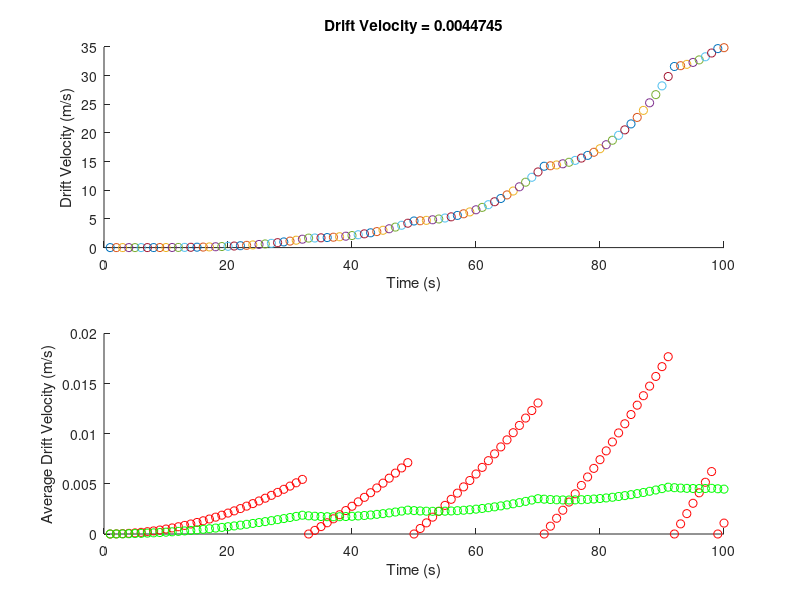

MATLAB code for this plot:
clear 
clc
close all

C.m_0 = 9.10938215e-31;             % electron mass

f = 1E-35;
   
a = f/C.m_0;

v = 0;
x = 0;
%y = 1;

for t=1:100

    prob=rand;
    if prob<0.05
        v = 0;
    end
    
    storeV(t) = v;
    driftV = mean(storeV);
    
    subplot(2,1,1);
    scatter(t,x);
    title(['Drift Velocity = ',num2str(driftV)])
    xlabel('Time (s)')
    ylabel('Drift Velocity (m/s)')
    hold on

    subplot(2,1,2);
    hold all
    plot(t,v,'ro',t,driftV,'go');
    xlabel('Time (s)')
    ylabel('Average Drift Velocity (m/s)')
    pause(1)

    v = v + a*t;
    x = x + v*t + 1/2*a*t^2;
    
    xt(t) = x;
    vt(t) = v;
    tt(t) = t;
end

%     subplot(2,1,1);
%     scatter(tt,xt);
%     title(['Drift Velocity = ',num2str(driftV)])
%     xlabel('Time (s)')
%     ylabel('Drift Velocity (m/s)')
% %     hold on 
%     
%     subplot(2,1,2);
%     hold all
%     plot(tt,vt,'ro',tt,driftV,'go');
%     xlabel('Time (s)')
%     ylabel('Average Drift Velocity (m/s)')
